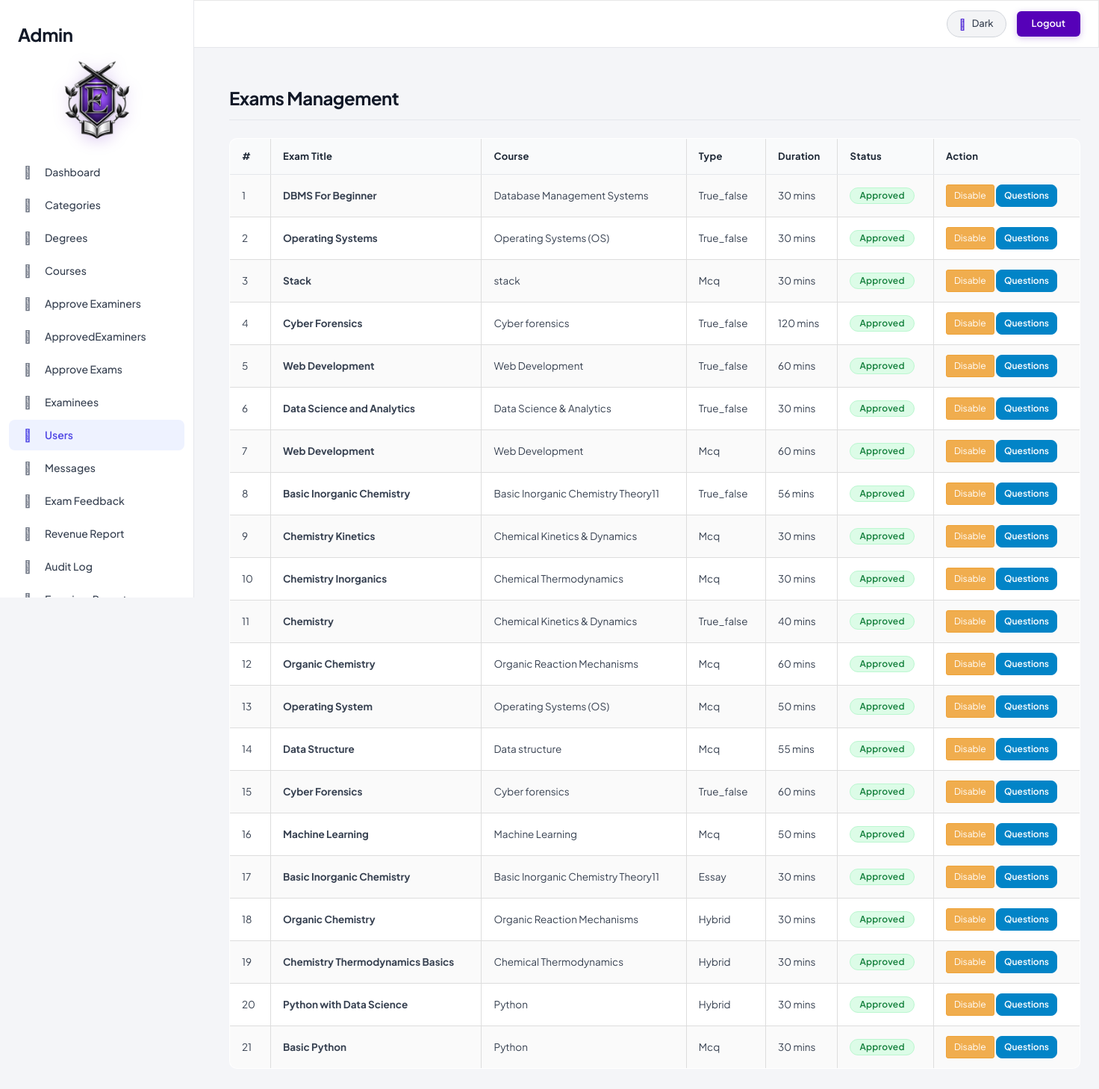
Page /admin/student_exams.php (signed in) on the committed database.
### tables this page shows
CREATE TABLE IF NOT EXISTS `exams` (
  `id` int NOT NULL AUTO_INCREMENT,
  `title` varchar(150) NOT NULL,
  `description` text,
  `image` varchar(255) DEFAULT NULL,
  `course_id` int NOT NULL,
  `category` varchar(50) DEFAULT 'Certification',
  `exam_type` varchar(50) NOT NULL DEFAULT 'hybrid',
  `duration_minutes` int NOT NULL,
  `price` decimal(10,2) DEFAULT '0.00',
  `total_marks` decimal(8,2) NOT NULL DEFAULT '0.00',
  `passing_percentage` decimal(5,2) NOT NULL DEFAULT '50.00',
  `created_by` int DEFAULT NULL,
  `created_at` timestamp NOT NULL DEFAULT CURRENT_TIMESTAMP,
  `registration_deadline` datetime DEFAULT NULL,
  `exam_start_datetime` datetime DEFAULT NULL,
  `status` varchar(20) NOT NULL DEFAULT 'draft',
  `submitted_at` datetime DEFAULT NULL,
  `reviewed_at` datetime DEFAULT NULL,
  `rejection_reason` text,
  PRIMARY KEY (`id`)
);

### classes/DataAccess.class.php (called while the page is built, shortened)
<?php
class DataAccess
{
	private $_con,$_query,$_errors;
	public function __construct()
	{
		if(!$this->_con=mysqli_connect(DB_HOST,DB_USER,DB_PASSWORD,DB_NAME))
		{
			die("connection Error");
		}
		$this->_errors ="";
	}
	public function getData($fields,$table,$condition = "1")
	{
		if(!$this->_checkTable($table))
		{
			$this->_errors.="$table not Present";
			return false;
		}
		$this->_query = "select ";
		if(is_array($fields))
		{
			if($this->_checkFieldsIndexed($fields,$table))
			{
				$this->_query.=implode(",",$fields);
			}
			else
			{
				return false;
			}
		}
		$this->_query.=" from $table where $condition";
		$resref=mysqli_query($this->_con,$this->_query);
		$dataArr = array();
		if(mysqli_num_rows($resref))
		{
			while($rows = mysqli_fetch_assoc($resref))
			{
				$dataArr[] = $rows;
			}
		}
		return $dataArr;
	}
	private function _checkTable($table)
	{
		$q="show tables";
		$resref = mysqli_query($this->_con,$q);
		if(mysqli_num_rows($resref))
		{
			while($row=mysqli_fetch_array($resref))
			{
				if($row[0]==$table)
				{
					return true;
				}
			}
		}
		return false;
	}
	private function _checkFieldsIndexed($data,$table)
	{
		if($this->_checkTable($table))
		{
			$fieldArr=array();
			$q="describe $table";
			$resref = mysqli_query($this->_con,$q);
			while($row=mysqli_fetch_assoc($resref))
			{
				$fieldArr[] = $row["Field"];
			}
			$flag = true;
			return $flag;
		}
		return 0;
	}
}
?>

### admin/auth.php (called while the page is built, shortened)
<?php
if (!function_exists('h')) {
    function h($value)
    {
        return htmlspecialchars((string)$value, ENT_QUOTES, 'UTF-8');
    }
}

### admin/student_exams.php (the view, shortened to what this page needs)
<?php
require('auth.php');
$dao = new DataAccess();
include('header.php');
$coursesRaw = $dao->getData(array('id', 'course_name'), 'courses', '1=1');
$coursesMap = array();
if (!empty($coursesRaw)) {
    foreach ($coursesRaw as $c) {
        $coursesMap[$c['id']] = $c['course_name'];
    }
}
$fields = array('id', 'title', 'course_id', 'status', 'exam_type', 'duration_minutes');
$rows = $dao->getData($fields, 'exams', '1=1 ORDER BY id DESC');
?>
<div class="container" style="margin-top:20px;">
    <h2>Exams Management</h2>
    <hr>
    <table class="table table-bordered table-striped">
        <thead>
            <tr>
                <th>#</th>
                <th>Exam Title</th>
                <th>Course</th>
                <th>Type</th>
                <th>Duration</th>
                <th>Status</th>
                <th>Action</th>
            </tr>
        </thead>
        <tbody>
        <?php
        if (!empty($rows)) {
            $i = 1;
            foreach ($rows as $row) {
                $id = (int)$row['id'];
                $status = strtolower((string)$row['status']);
                $isApproved = ($status === 'approved');
                $courseName = $coursesMap[$row['course_id']] ?? 'General (#' . $row['course_id'] . ')';
                $badgeClass = 'secondary';
                if ($status === 'approved') $badgeClass = 'success';
                elseif ($status === 'rejected') $badgeClass = 'danger';
                elseif ($status === 'pending') $badgeClass = 'warning';
                echo "<tr>";
                echo "<td>" . $i++ . "</td>";
                echo "<td><strong>" . h($row['title']) . "</strong></td>";
                echo "<td>" . h($courseName) . "</td>";
                echo "<td>" . h(ucfirst($row['exam_type'] ?? 'Standard')) . "</td>";
                echo "<td>" . (int)$row['duration_minutes'] . " mins</td>";
                echo "<td><span class='label label-" . $badgeClass . "'>" . h(ucfirst($status)) . "</span></td>";
                echo "<td>";
                if ($isApproved) {
                    echo "<a href='student_exams.php?action=disable&id=" . $id . "' class='btn btn-warning btn-sm' onclick=\"return confirm('Disable/Reject this exam?');\">Disable</a>";
                } else {
                    echo "<a href='student_exams.php?action=enable&id=" . $id . "' class='btn btn-success btn-sm' onclick=\"return confirm('Approve/Enable this exam?');\">Approve</a>";
                }
                echo " <a href='view_exam_questions.php?exam_id=" . $id . "' class='btn btn-info btn-sm'>Questions</a>";
                echo "</td>";
                echo "</tr>";
            }
        } else {
            echo "<tr><td colspan='7' class='text-center'>No exams found.</td></tr>";
        }
        ?>
        </tbody>
    </table>
</div>
<?php include('footer.php'); ?>

### rows in the picture
exams: title "DBMS For Beginner", course "Database Management Systems", exam_type "True_false", duration_minutes "30", status "Approved"
exams: title "Operating Systems", course "Operating Systems (OS)", exam_type "True_false", duration_minutes "30", status "Approved"
exams: title "Stack", course "stack", exam_type "Mcq", duration_minutes "30", status "Approved"
exams: title "Cyber Forensics", course "Cyber forensics", exam_type "True_false", duration_minutes "120", status "Approved"
exams: title "Web Development", course "Web Development", exam_type "True_false", duration_minutes "60", status "Approved"
exams: title "Data Science and Analytics", course "Data Science & Analytics", exam_type "True_false", duration_minutes "30", status "Approved"
exams: title "Web Development", course "Web Development", exam_type "Mcq", duration_minutes "60", status "Approved"
exams: title "Basic Inorganic Chemistry", course "Basic Inorganic Chemistry Theory11", exam_type "True_false", duration_minutes "56", status "Approved"
exams: title "Chemistry Kinetics", course "Chemical Kinetics & Dynamics", exam_type "Mcq", duration_minutes "30", status "Approved"
exams: title "Chemistry Inorganics", course "Chemical Thermodynamics", exam_type "Mcq", duration_minutes "30", status "Approved"
exams: title "Chemistry", course "Chemical Kinetics & Dynamics", exam_type "True_false", duration_minutes "40", status "Approved"
exams: title "Organic Chemistry", course "Organic Reaction Mechanisms", exam_type "Mcq", duration_minutes "60", status "Approved"
exams: title "Operating System", course "Operating Systems (OS)", exam_type "Mcq", duration_minutes "50", status "Approved"
exams: title "Data Structure", course "Data structure", exam_type "Mcq", duration_minutes "55", status "Approved"
exams: title "Cyber Forensics", course "Cyber forensics", exam_type "True_false", duration_minutes "60", status "Approved"
exams: title "Machine Learning", course "Machine Learning", exam_type "Mcq", duration_minutes "50", status "Approved"
exams: title "Basic Inorganic Chemistry", course "Basic Inorganic Chemistry Theory11", exam_type "Essay", duration_minutes "30", status "Approved"
exams: title "Organic Chemistry", course "Organic Reaction Mechanisms", exam_type "Hybrid", duration_minutes "30", status "Approved"
exams: title "Chemistry Thermodynamics Basics", course "Chemical Thermodynamics", exam_type "Hybrid", duration_minutes "30", status "Approved"
exams: title "Python with Data Science", course "Python", exam_type "Hybrid", duration_minutes "30", status "Approved"
exams: title "Basic Python", course "Python", exam_type "Mcq", duration_minutes "30", status "Approved"
